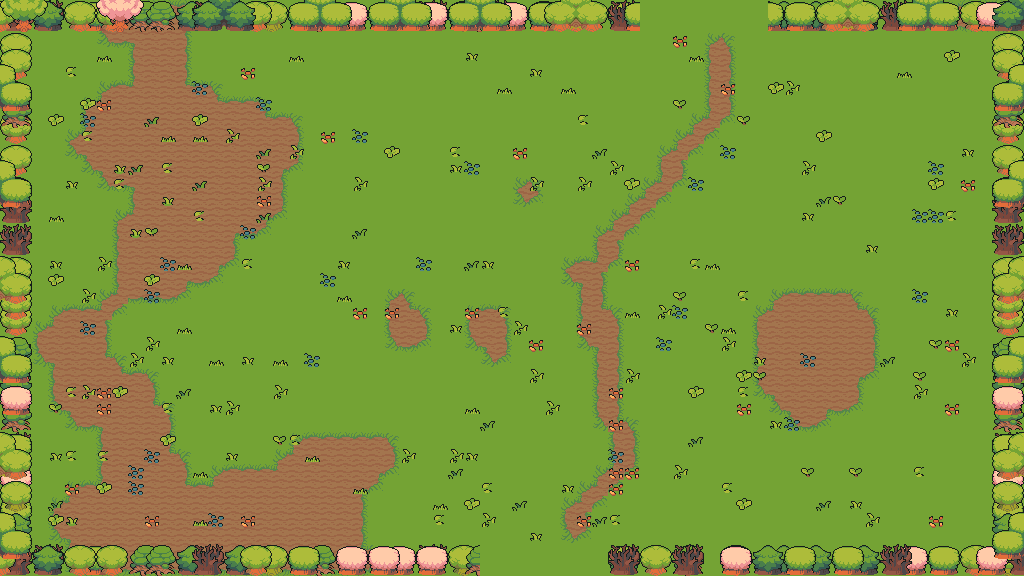

A level layout from a 2D game, rendered from its tile map. Below: a short description, then the map file with tile-grid data replaced by summaries:
An orthogonal 64x36 tile map with 16x16 px tiles, 7 tile layers (floor, ground, path, decor, ...), 5 tilesets and 40 objects (22x prop, 9x obstacle, 6x spawn, 2x door, playerStart).

<map version="1.10" tiledversion="1.11.0" orientation="orthogonal" renderorder="right-down" width="64" height="36" tilewidth="16" tileheight="16" infinite="0" nextlayerid="9" nextobjectid="41">
 <properties>
    <property name="chapter" type="int" value="2" />
    <property name="room" type="int" value="3" />
    <property name="isBossRoom" type="bool" value="false" />
 </properties>
 <tileset firstgid="1" source="field.tsx" />
 <tileset firstgid="76" source="water.tsx" />
 <tileset firstgid="552" source="nature.tsx" />
 <tileset firstgid="1056" source="floordetail.tsx" />
 <tileset firstgid="1136" source="tilefloor.tsx" />
 <layer id="1" name="floor" width="64" height="36">
  <data>[2304 cells, 2304 non-empty, 1 distinct tile ids]</data>
 </layer>
 <layer id="2" name="ground" width="64" height="36">
  <data>[2304 cells, 490 non-empty, 13 distinct tile ids]</data>
 </layer>
 <layer id="3" name="path" width="64" height="36">
  <data>[2304 cells, 81 non-empty, 11 distinct tile ids]</data>
 </layer>
 <layer id="4" name="decor" width="64" height="36">
  <data>[2304 cells, 209 non-empty, 9 distinct tile ids]</data>
 </layer>
 <layer id="5" name="border-back" width="64" height="36">
  <data>[2304 cells, 296 non-empty, 28 distinct tile ids]</data>
 </layer>
 <layer id="6" name="border-mid" width="64" height="36">
  <data>[2304 cells, 268 non-empty, 28 distinct tile ids]</data>
 </layer>
 <layer id="7" name="border-front" width="64" height="36">
  <data>[2304 cells, 148 non-empty, 44 distinct tile ids]</data>
 </layer>
 <objectgroup id="8" name="objects">
  <object id="1" name="playerStart" x="544" y="304"><point /></object>
  <object id="2" name="spawn" x="408" y="368">
   <properties>
    <property name="role" value="chaser" />
    <property name="wave" type="int" value="1" />
    <property name="elite" type="bool" value="false" />
   </properties>
  <point /></object>
  <object id="3" name="spawn" x="656" y="392">
   <properties>
    <property name="role" value="chaser" />
    <property name="wave" type="int" value="1" />
    <property name="elite" type="bool" value="false" />
   </properties>
  <point /></object>
  <object id="4" name="spawn" x="536" y="120">
   <properties>
    <property name="role" value="caster" />
    <property name="wave" type="int" value="2" />
    <property name="elite" type="bool" value="false" />
   </properties>
  <point /></object>
  <object id="5" name="spawn" x="464" y="184">
   <properties>
    <property name="role" value="tank" />
    <property name="wave" type="int" value="2" />
    <property name="elite" type="bool" value="false" />
   </properties>
  <point /></object>
  <object id="6" name="spawn" x="496" y="448">
   <properties>
    <property name="role" value="chaser" />
    <property name="wave" type="int" value="3" />
    <property name="elite" type="bool" value="false" />
   </properties>
  <point /></object>
  <object id="7" name="spawn" x="568" y="440">
   <properties>
    <property name="role" value="splitter" />
    <property name="wave" type="int" value="3" />
    <property name="elite" type="bool" value="false" />
   </properties>
  <point /></object>
  <object id="8" name="door" x="544" y="568"><point /></object>
  <object id="9" name="door" x="712" y="8"><point /></object>
  <object id="10" name="obstacle" x="0" y="544" width="480" height="32">
   <properties>
    <property name="kind" value="edge" />
   </properties>
  </object>
  <object id="11" name="obstacle" x="608" y="544" width="416" height="32">
   <properties>
    <property name="kind" value="edge" />
   </properties>
  </object>
  <object id="12" name="obstacle" x="0" y="0" width="640" height="32">
   <properties>
    <property name="kind" value="edge" />
   </properties>
  </object>
  <object id="13" name="obstacle" x="768" y="0" width="256" height="32">
   <properties>
    <property name="kind" value="edge" />
   </properties>
  </object>
  <object id="14" name="obstacle" x="0" y="32" width="32" height="512">
   <properties>
    <property name="kind" value="edge" />
   </properties>
  </object>
  <object id="15" name="obstacle" x="992" y="32" width="32" height="512">
   <properties>
    <property name="kind" value="edge" />
   </properties>
  </object>
  <object id="16" name="obstacle" x="128" y="64" width="32" height="32">
   <properties>
    <property name="kind" value="pillar" />
   </properties>
  </object>
  <object id="17" name="obstacle" x="864" y="160" width="32" height="32">
   <properties>
    <property name="kind" value="pillar" />
   </properties>
  </object>
  <object id="18" name="obstacle" x="224" y="480" width="48" height="16">
   <properties>
    <property name="kind" value="wall" />
   </properties>
  </object>
  <object id="19" name="prop" x="768" y="240" width="32" height="32">
   <properties>
    <property name="key" value="tree-green" />
   </properties>
  </object>
  <object id="20" name="prop" x="800" y="240" width="48" height="48">
   <properties>
    <property name="key" value="tree-big-orange" />
   </properties>
  </object>
  <object id="21" name="prop" x="784" y="272" width="32" height="32">
   <properties>
    <property name="key" value="tree-pine" />
   </properties>
  </object>
  <object id="22" name="prop" x="816" y="272" width="32" height="32">
   <properties>
    <property name="key" value="tree-round" />
   </properties>
  </object>
  <object id="23" name="prop" x="332" y="62" width="64" height="48">
   <properties>
    <property name="key" value="tree-cluster-pines" />
   </properties>
  </object>
  <object id="24" name="prop" x="480" y="128" width="16" height="16">
   <properties>
    <property name="key" value="grass-tall" />
   </properties>
  </object>
  <object id="25" name="prop" x="400" y="176" width="16" height="16">
   <properties>
    <property name="key" value="bush-green" />
   </properties>
  </object>
  <object id="26" name="prop" x="464" y="80" width="16" height="16">
   <properties>
    <property name="key" value="flower-sun" />
   </properties>
  </object>
  <object id="27" name="prop" x="847" y="40" width="16" height="16">
   <properties>
    <property name="key" value="stump" />
   </properties>
  </object>
  <object id="28" name="prop" x="816" y="64" width="16" height="16">
   <properties>
    <property name="key" value="flower-clover" />
   </properties>
  </object>
  <object id="29" name="prop" x="640" y="80" width="16" height="16">
   <properties>
    <property name="key" value="bush-light" />
   </properties>
  </object>
  <object id="30" name="prop" x="944" y="96" width="16" height="16">
   <properties>
    <property name="key" value="bush-green" />
   </properties>
  </object>
  <object id="31" name="prop" x="832" y="160" width="16" height="16">
   <properties>
    <property name="key" value="bush-green" />
   </properties>
  </object>
  <object id="32" name="prop" x="351" y="344" width="16" height="32">
   <properties>
    <property name="key" value="totem" />
   </properties>
  </object>
  <object id="33" name="prop" x="480" y="336" width="16" height="16">
   <properties>
    <property name="key" value="bush-green" />
   </properties>
  </object>
  <object id="34" name="prop" x="368" y="416" width="16" height="16">
   <properties>
    <property name="key" value="grass-tall" />
   </properties>
  </object>
  <object id="35" name="prop" x="320" y="400" width="33" height="25">
   <properties>
    <property name="key" value="fishnet" />
   </properties>
  </object>
  <object id="36" name="prop" x="824" y="392" width="32" height="32">
   <properties>
    <property name="key" value="tree-pine" />
   </properties>
  </object>
  <object id="37" name="prop" x="864" y="432" width="16" height="16">
   <properties>
    <property name="key" value="flower-clover" />
   </properties>
  </object>
  </objectgroup>
</map>
<!-- 3 of 40 objects omitted -->
